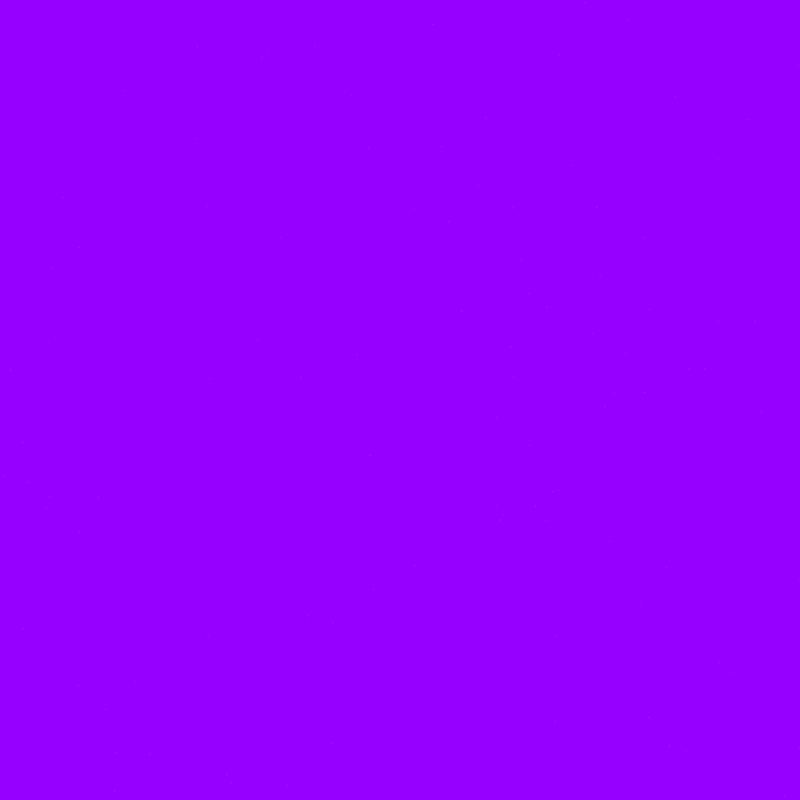
Frame 1 (no input)
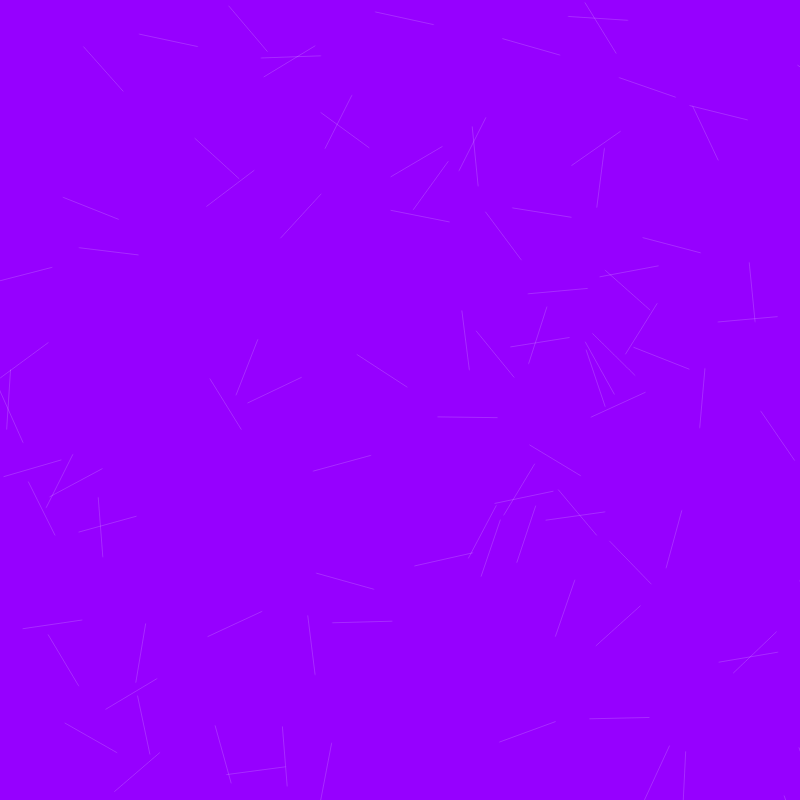
Frame 60 (no input)
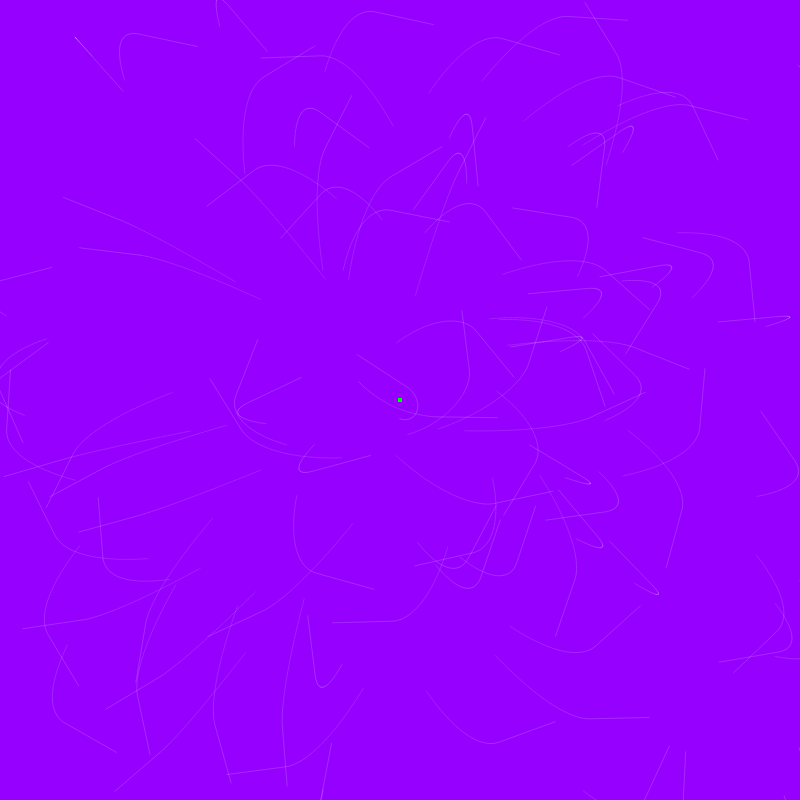
Frame 120 (the mouse pressed at the canvas centre since frame 60)

The p5.js sketch that drew these frames (run headless with seeded random() and noise() and a simulated clock; from frame 60 on, the mouse is pressed at the canvas centre):

// p5.js sketch
// ── sketch.js
var attractors = [];
var particles = [];

function setup(){
  createCanvas(800, 800);
  for (var i = 0; i < 100; i++) {
    particles.push(new Particle(random(width), random(height)));
    // particles.push(new Particle(200, 200));
    background(150, 0, 255);
  }

  // for (var i = 0; i < 10; i++) {
  //   attractors.push(createVector(random(width), random(height)));
  // }

}

function mousePressed() {
  attractors.push(createVector(mouseX, mouseY));
}

function draw(){
  stroke(255);
  strokeWeight(4);


  for (var i = 0; i < attractors.length; i++) {
    if (i % 2 ==0) {
    stroke(0, 255, 0);
  } else {
    stroke(255, 255, 0);
  }
    point(attractors[i].x, attractors[i].y);
  }
  for (var i = 0; i < particles.length; i++) {
    var particle = particles[i];
    for (var j = 0; j < attractors.length; j++){
      particle.attracted(attractors[j]);
    }
    particle.update();
    particle.show();
  }
}

// ── particle.js
function Particle(x,y) {
  this.pos = createVector(x, y);
  this.prev = createVector(x, y);
  // initial value for vel
  // this.vel = createVector(-1, 0.2);
  // this.vel = createVector(); // p5.Vector.random2D();
  this.vel = p5.Vector.random2D();
  // this.vel.setMag(random(2, 5))
  this.acc = createVector();

  this.update = function() {
    this.vel.add(this.acc);
    this.pos.add(this.vel);
    this.acc.mult(0);
  }

  this.show = function() {
    stroke(255, 25);
    strokeWeight(1);
    line(this.pos.x, this.pos.y, this.prev.x, this.prev.y);

    this.prev.x = this.pos.x;
    this.prev.y = this.pos.y;
  }


  this.attracted = function(target) {
    // below is what we really want to do, but since subtract function isn't suported in javascript, we use p5's subtract function
    // so that we can keep subtracting the distance between two particles
    // var dir = target - this.pos;

    var force = p5.Vector.sub(target, this.pos);
    var dsquared = force.magSq();
    dsquared = constrain(dsquared, 5, 50);
    var G = 2;
    var strength = G / dsquared;
    force.setMag(strength);
    this.acc.add(force);
  }

}
